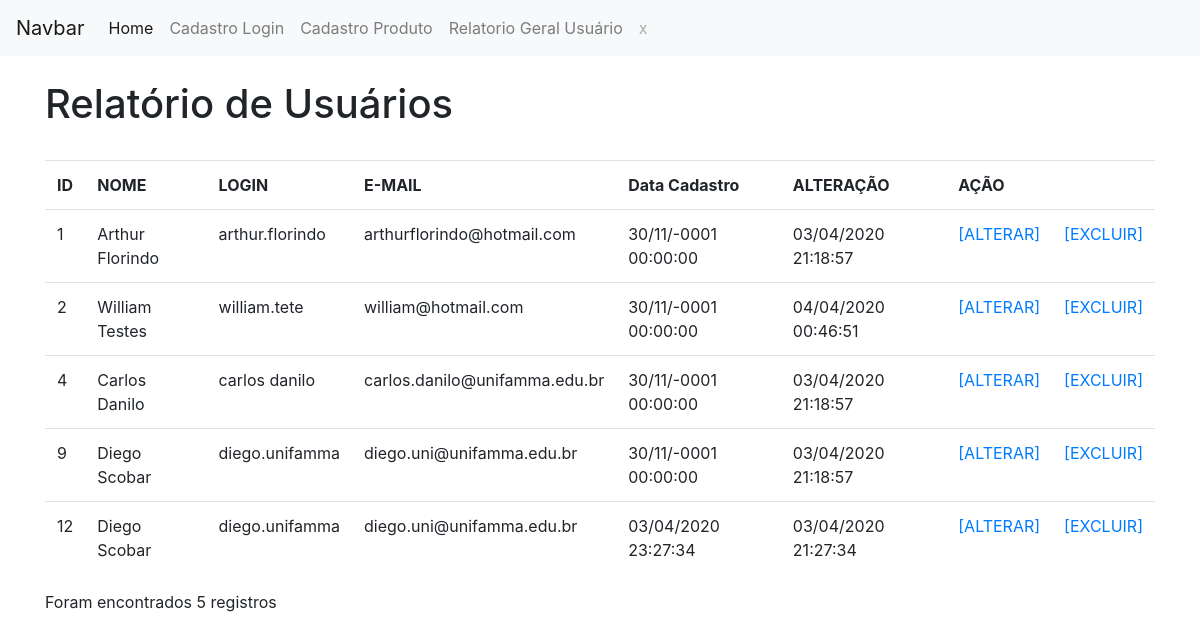
Screenshot of /view/relatorioTelaUsuario.php with the database file from the repository.
### tables this page shows
CREATE TABLE `usuario` (
  `id` int(11) NOT NULL,
  `nome` varchar(255) NOT NULL,
  `email` varchar(255) NOT NULL,
  `login` varchar(30) NOT NULL,
  `senha` varchar(50) NOT NULL,
  `dataCadastro` datetime NOT NULL,
  `dataAlteracao` timestamp NOT NULL DEFAULT CURRENT_TIMESTAMP ON UPDATE CURRENT_TIMESTAMP,
  `ativo` tinyint(4) NOT NULL
);

### model/Usuario.php (called while the page is built, shortened)
<?php
class Usuario
{
  private $conexao;
  function __construct()
  {
    include ("Conexao.php");
    $conectar = new Conectar();
    $this->conexao=$conectar->conectar();
  }
  public function getConexao(){
    return $this->conexao;
  }
  public function relatorioSimples(){
    if($this->getConexao()){
      $query = "SELECT * FROM usuario";
      $busca = $this->conexao->query($query);
      $retornoBanco = array();
      while ($linha = $busca->fetch_array()) {
        $retornoBanco[] = $linha;
      }
      return $retornoBanco;
    }else{
      echo "Erro";
    }
  }
}
?>

### model/Conexao.php (called while the page is built)
<?php
class Conectar
{
  private $host, $usuario, $senha, $database;
  private $conectar;
  function __construct(){
    $this->host = "localhost";
    $this->usuario = "root";
    $this->senha = "";
    $this->database = "unifamma";
  }
  public function conectar(){
    $this->conectar = new Mysqli($this->host,
                          $this->usuario,
                          $this->senha,
                          $this->database);
    return $this->getConectar();
  }
  public function getConectar(){
    return $this->conectar;
  }
}
 ?>

### controller/relatorio.php (called while the page is built)
<?php
  include ("../model/Usuario.php");
  $objRelatorio = new Usuario();
  if ($tipo=="usuario"){
    $retorno = $objRelatorio->relatorioSimples();
    return $retorno;
  }elseif ($tipo=="unico") {
    $retorno = $objRelatorio->relatorioUnico($id);
    return $retorno;
  }
?>

### view/relatorioTelaUsuario.php (the view, shortened to what this page needs)
<!DOCTYPE html>
<html lang="pt-br" dir="ltr">
  <head>
    <link rel="stylesheet" href="../bootstrap-4.1.3-dist/css/bootstrap.min.css">
  </head>
  <body>
    <nav class="navbar navbar-expand-lg navbar-light bg-light">
  <a class="navbar-brand" href="#">Navbar</a>
  <div class="collapse navbar-collapse" id="navbarNav">
    <ul class="navbar-nav">
      <li class="nav-item active">
        <a class="nav-link" href="../index.php">Home <span class="sr-only">(Página atual)</span></a>
      </li>
      <li class="nav-item">
        <a class="nav-link" href="formularioCadastro.php">Cadastro Login</a>
      </li>
      <li class="nav-item">
        <a class="nav-link" href="#">Cadastro Produto</a>
      </li>
      <li class="nav-item">
        <a class="nav-link" href="relatorioTelaUsuario.php">Relatorio Geral Usuário</a>
      </li>
      <li class="nav-item">
        <a class="nav-link disabled" href="#">x</a>
      </li>
    </ul>
  </div>
</nav>
<div class="container">
  <div class="row">
    <div class="col">
    </div>
  </div>
  <div class="row">
    <div class="col">
      <h1>Relatório de Usuários</h1>
      <br>
    </div>
  </div>
  <div class="row">
    <div class="col">
      <div class="table-responsive">
         <table class="table">
           <th>ID</th>
           <th>NOME</th>
           <th>LOGIN</th>
           <th>E-MAIL</th>
           <th>Data Cadastro</th>
           <th>ALTERAÇÃO</th>
           <th colspan="2">AÇÃO</th>
           <?php
            $tipo = "usuario";
            include("../controller/relatorio.php");
            foreach ($retorno as $value) {
              $id = $value["id"];
              ?>
              <tr>
                <td><?=$value["id"];?></td>
                <td><?=$value["nome"];?></td>
                <td><?=$value["login"];?></td>
                <td><?=$value["email"];?></td>
                <td>
                <?php
                  $dataCadastro = new DateTime($value["dataCadastro"]);
                  echo $dataCadastro->format("d/m/Y H:i:s") . ' ';
                ?>
                </td>
                <td>
                <?php
                  $dataAlteracao = new DateTime($value["dataAlteracao"]);
                  echo $dataAlteracao->format("d/m/Y H:i:s") . ' ';
                ?>
                </td>
                <td><?php echo "<a href=alterarUsuario.php?id=$id>
                    [ALTERAR]
                  </a>";?>
                </td>
                <td><?php echo "<a href=../controller/excluirLogin.php?id=$id>
                    [EXCLUIR]
                  </a>";?>
                </td>
              </tr>
              <?php
            }
            ?>
         </table>
         <?php
            echo "Foram encontrados " . count($retorno) . " registros";
          ?>
        </div>
    </div>
  </div>
  </body>
  </html>

### rows the page displays
usuario: id "1", nome "Arthur Florindo", login "arthur.florindo", email "arthurflorindo@hotmail.com", dataCadastro "30/11/-0001 00:00:00", dataAlteracao "03/04/2020 21:18:57"
usuario: id "2", nome "William Testes", login "william.tete", email "william@hotmail.com", dataCadastro "30/11/-0001 00:00:00", dataAlteracao "04/04/2020 00:46:51"
usuario: id "4", nome "Carlos Danilo", login "carlos danilo", email "carlos.danilo@unifamma.edu.br", dataCadastro "30/11/-0001 00:00:00", dataAlteracao "03/04/2020 21:18:57"
usuario: id "9", nome "Diego Scobar", login "diego.unifamma", email "diego.uni@unifamma.edu.br", dataCadastro "30/11/-0001 00:00:00", dataAlteracao "03/04/2020 21:18:57"
usuario: id "12", nome "Diego Scobar", login "diego.unifamma", email "diego.uni@unifamma.edu.br", dataCadastro "03/04/2020 23:27:34", dataAlteracao "03/04/2020 21:27:34"

### other values shown
count($retorno) "5"
